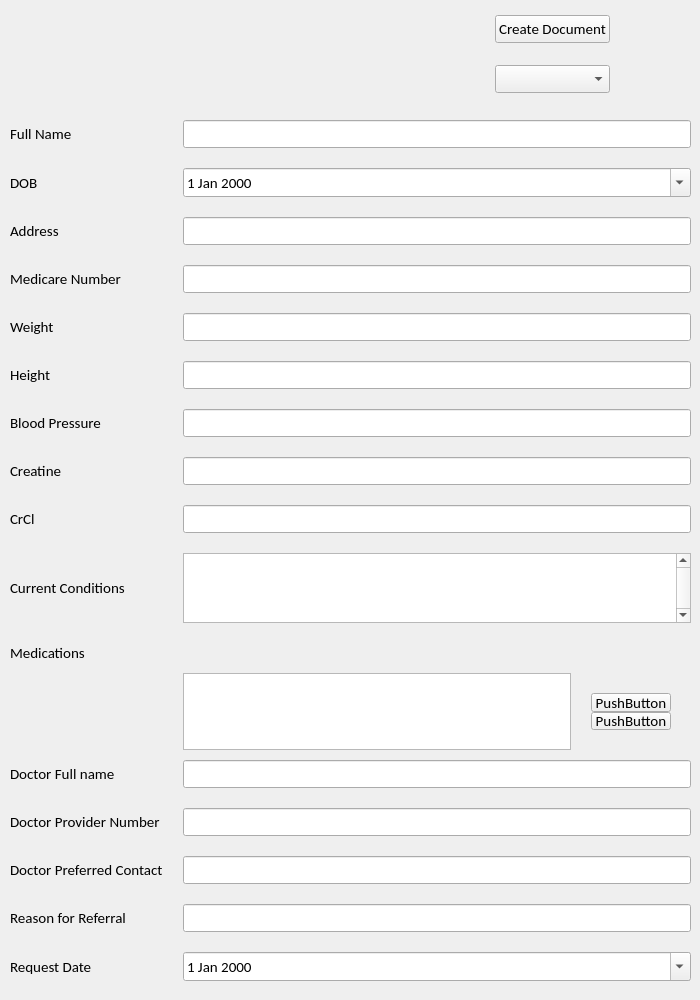
<?xml version="1.0" encoding="UTF-8"?>
<ui version="4.0">
 <class>MainWindow</class>
 <widget class="QMainWindow" name="MainWindow">
  <property name="windowModality">
   <enum>Qt::WindowModal</enum>
  </property>
  <property name="geometry">
   <rect>
    <x>0</x>
    <y>0</y>
    <width>700</width>
    <height>1000</height>
   </rect>
  </property>
  <property name="sizePolicy">
   <sizepolicy hsizetype="Fixed" vsizetype="Fixed">
    <horstretch>0</horstretch>
    <verstretch>0</verstretch>
   </sizepolicy>
  </property>
  <property name="minimumSize">
   <size>
    <width>700</width>
    <height>1000</height>
   </size>
  </property>
  <property name="maximumSize">
   <size>
    <width>700</width>
    <height>1000</height>
   </size>
  </property>
  <property name="font">
   <font>
    <family>Calibri</family>
    <pointsize>11</pointsize>
   </font>
  </property>
  <property name="windowTitle">
   <string>MainWindow</string>
  </property>
  <property name="toolButtonStyle">
   <enum>Qt::ToolButtonTextBesideIcon</enum>
  </property>
  <property name="documentMode">
   <bool>true</bool>
  </property>
  <property name="tabShape">
   <enum>QTabWidget::Rounded</enum>
  </property>
  <widget class="QWidget" name="centralwidget">
   <property name="enabled">
    <bool>true</bool>
   </property>
   <property name="sizePolicy">
    <sizepolicy hsizetype="Fixed" vsizetype="Fixed">
     <horstretch>0</horstretch>
     <verstretch>0</verstretch>
    </sizepolicy>
   </property>
   <property name="maximumSize">
    <size>
     <width>1000</width>
     <height>1000</height>
    </size>
   </property>
   <property name="focusPolicy">
    <enum>Qt::ClickFocus</enum>
   </property>
   <property name="contextMenuPolicy">
    <enum>Qt::NoContextMenu</enum>
   </property>
   <property name="layoutDirection">
    <enum>Qt::LeftToRight</enum>
   </property>
   <property name="autoFillBackground">
    <bool>false</bool>
   </property>
   <widget class="QWidget" name="gridLayoutWidget">
    <property name="geometry">
     <rect>
      <x>480</x>
      <y>0</y>
      <width>221</width>
      <height>101</height>
     </rect>
    </property>
    <layout class="QVBoxLayout" name="verticalLayout">
     <property name="spacing">
      <number>22</number>
     </property>
     <property name="sizeConstraint">
      <enum>QLayout::SetFixedSize</enum>
     </property>
     <property name="leftMargin">
      <number>15</number>
     </property>
     <property name="topMargin">
      <number>15</number>
     </property>
     <property name="rightMargin">
      <number>15</number>
     </property>
     <property name="bottomMargin">
      <number>15</number>
     </property>
     <item>
      <widget class="QPushButton" name="CreateDoc">
       <property name="text">
        <string>Create Document</string>
       </property>
      </widget>
     </item>
     <item>
      <widget class="QComboBox" name="comboBox"/>
     </item>
    </layout>
   </widget>
   <widget class="QWidget" name="gridLayoutWidget_2">
    <property name="geometry">
     <rect>
      <x>0</x>
      <y>100</y>
      <width>701</width>
      <height>901</height>
     </rect>
    </property>
    <layout class="QGridLayout" name="gridLayout">
     <property name="sizeConstraint">
      <enum>QLayout::SetDefaultConstraint</enum>
     </property>
     <property name="leftMargin">
      <number>10</number>
     </property>
     <property name="topMargin">
      <number>10</number>
     </property>
     <property name="rightMargin">
      <number>10</number>
     </property>
     <property name="bottomMargin">
      <number>10</number>
     </property>
     <property name="horizontalSpacing">
      <number>20</number>
     </property>
     <property name="verticalSpacing">
      <number>10</number>
     </property>
     <item row="23" column="0">
      <widget class="QLabel" name="doctorFullNameLabel">
       <property name="sizePolicy">
        <sizepolicy hsizetype="Preferred" vsizetype="Expanding">
         <horstretch>0</horstretch>
         <verstretch>0</verstretch>
        </sizepolicy>
       </property>
       <property name="text">
        <string>Doctor Full name</string>
       </property>
       <property name="buddy">
        <cstring>doctorFullNameLineEdit</cstring>
       </property>
      </widget>
     </item>
     <item row="25" column="0">
      <widget class="QLabel" name="doctorProviderNumberLabel">
       <property name="sizePolicy">
        <sizepolicy hsizetype="Preferred" vsizetype="Expanding">
         <horstretch>0</horstretch>
         <verstretch>0</verstretch>
        </sizepolicy>
       </property>
       <property name="text">
        <string>Doctor Provider Number</string>
       </property>
       <property name="buddy">
        <cstring>doctorProviderNumberLineEdit</cstring>
       </property>
      </widget>
     </item>
     <item row="28" column="0" colspan="2">
      <widget class="Line" name="line14">
       <property name="sizePolicy">
        <sizepolicy hsizetype="Expanding" vsizetype="Expanding">
         <horstretch>0</horstretch>
         <verstretch>0</verstretch>
        </sizepolicy>
       </property>
       <property name="layoutDirection">
        <enum>Qt::LeftToRight</enum>
       </property>
       <property name="orientation">
        <enum>Qt::Horizontal</enum>
       </property>
      </widget>
     </item>
     <item row="20" column="0" colspan="2">
      <widget class="Line" name="line11">
       <property name="sizePolicy">
        <sizepolicy hsizetype="Expanding" vsizetype="Expanding">
         <horstretch>0</horstretch>
         <verstretch>0</verstretch>
        </sizepolicy>
       </property>
       <property name="layoutDirection">
        <enum>Qt::LeftToRight</enum>
       </property>
       <property name="orientation">
        <enum>Qt::Horizontal</enum>
       </property>
      </widget>
     </item>
     <item row="11" column="1">
      <widget class="QLineEdit" name="heightLineEdit">
       <property name="sizePolicy">
        <sizepolicy hsizetype="Expanding" vsizetype="Expanding">
         <horstretch>0</horstretch>
         <verstretch>0</verstretch>
        </sizepolicy>
       </property>
      </widget>
     </item>
     <item row="12" column="0" colspan="2">
      <widget class="Line" name="line7">
       <property name="sizePolicy">
        <sizepolicy hsizetype="Expanding" vsizetype="Expanding">
         <horstretch>0</horstretch>
         <verstretch>0</verstretch>
        </sizepolicy>
       </property>
       <property name="layoutDirection">
        <enum>Qt::LeftToRight</enum>
       </property>
       <property name="orientation">
        <enum>Qt::Horizontal</enum>
       </property>
      </widget>
     </item>
     <item row="4" column="0" colspan="2">
      <widget class="Line" name="line3">
       <property name="sizePolicy">
        <sizepolicy hsizetype="Expanding" vsizetype="Expanding">
         <horstretch>0</horstretch>
         <verstretch>0</verstretch>
        </sizepolicy>
       </property>
       <property name="layoutDirection">
        <enum>Qt::LeftToRight</enum>
       </property>
       <property name="orientation">
        <enum>Qt::Horizontal</enum>
       </property>
      </widget>
     </item>
     <item row="2" column="0" colspan="2">
      <widget class="Line" name="line2">
       <property name="sizePolicy">
        <sizepolicy hsizetype="Expanding" vsizetype="Expanding">
         <horstretch>0</horstretch>
         <verstretch>0</verstretch>
        </sizepolicy>
       </property>
       <property name="layoutDirection">
        <enum>Qt::LeftToRight</enum>
       </property>
       <property name="orientation">
        <enum>Qt::Horizontal</enum>
       </property>
      </widget>
     </item>
     <item row="5" column="1">
      <widget class="QLineEdit" name="addressLineEdit">
       <property name="sizePolicy">
        <sizepolicy hsizetype="Expanding" vsizetype="Expanding">
         <horstretch>0</horstretch>
         <verstretch>0</verstretch>
        </sizepolicy>
       </property>
      </widget>
     </item>
     <item row="3" column="0">
      <widget class="QLabel" name="dOBLabel">
       <property name="sizePolicy">
        <sizepolicy hsizetype="Preferred" vsizetype="Expanding">
         <horstretch>0</horstretch>
         <verstretch>0</verstretch>
        </sizepolicy>
       </property>
       <property name="text">
        <string>DOB</string>
       </property>
       <property name="buddy">
        <cstring>dOBDateEdit</cstring>
       </property>
      </widget>
     </item>
     <item row="19" column="1">
      <widget class="QTextEdit" name="currentConditionsTextEdit">
       <property name="sizePolicy">
        <sizepolicy hsizetype="Expanding" vsizetype="Expanding">
         <horstretch>0</horstretch>
         <verstretch>0</verstretch>
        </sizepolicy>
       </property>
       <property name="maximumSize">
        <size>
         <width>16777215</width>
         <height>125</height>
        </size>
       </property>
       <property name="verticalScrollBarPolicy">
        <enum>Qt::ScrollBarAlwaysOn</enum>
       </property>
       <property name="horizontalScrollBarPolicy">
        <enum>Qt::ScrollBarAsNeeded</enum>
       </property>
       <property name="sizeAdjustPolicy">
        <enum>QAbstractScrollArea::AdjustIgnored</enum>
       </property>
       <property name="tabChangesFocus">
        <bool>true</bool>
       </property>
       <property name="lineWrapMode">
        <enum>QTextEdit::NoWrap</enum>
       </property>
      </widget>
     </item>
     <item row="27" column="1">
      <widget class="QLineEdit" name="doctorPreferredContactLineEdit">
       <property name="sizePolicy">
        <sizepolicy hsizetype="Expanding" vsizetype="Expanding">
         <horstretch>0</horstretch>
         <verstretch>0</verstretch>
        </sizepolicy>
       </property>
      </widget>
     </item>
     <item row="31" column="0">
      <widget class="QLabel" name="requestDateLabel">
       <property name="sizePolicy">
        <sizepolicy hsizetype="Preferred" vsizetype="Expanding">
         <horstretch>0</horstretch>
         <verstretch>0</verstretch>
        </sizepolicy>
       </property>
       <property name="text">
        <string>Request Date</string>
       </property>
       <property name="buddy">
        <cstring>requestDateDateEdit</cstring>
       </property>
      </widget>
     </item>
     <item row="5" column="0">
      <widget class="QLabel" name="addressLabel">
       <property name="sizePolicy">
        <sizepolicy hsizetype="Preferred" vsizetype="Expanding">
         <horstretch>0</horstretch>
         <verstretch>0</verstretch>
        </sizepolicy>
       </property>
       <property name="text">
        <string>Address</string>
       </property>
       <property name="buddy">
        <cstring>addressLineEdit</cstring>
       </property>
      </widget>
     </item>
     <item row="1" column="1">
      <widget class="QLineEdit" name="fullNameLineEdit">
       <property name="sizePolicy">
        <sizepolicy hsizetype="Expanding" vsizetype="Expanding">
         <horstretch>0</horstretch>
         <verstretch>0</verstretch>
        </sizepolicy>
       </property>
      </widget>
     </item>
     <item row="29" column="1">
      <widget class="QLineEdit" name="reasonForReferralLineEdit">
       <property name="sizePolicy">
        <sizepolicy hsizetype="Expanding" vsizetype="Expanding">
         <horstretch>0</horstretch>
         <verstretch>0</verstretch>
        </sizepolicy>
       </property>
      </widget>
     </item>
     <item row="15" column="1">
      <widget class="QLineEdit" name="creatineLineEdit">
       <property name="sizePolicy">
        <sizepolicy hsizetype="Expanding" vsizetype="Expanding">
         <horstretch>0</horstretch>
         <verstretch>0</verstretch>
        </sizepolicy>
       </property>
      </widget>
     </item>
     <item row="23" column="1">
      <widget class="QLineEdit" name="doctorFullNameLineEdit">
       <property name="sizePolicy">
        <sizepolicy hsizetype="Expanding" vsizetype="Expanding">
         <horstretch>0</horstretch>
         <verstretch>0</verstretch>
        </sizepolicy>
       </property>
      </widget>
     </item>
     <item row="10" column="0" colspan="2">
      <widget class="Line" name="line6">
       <property name="sizePolicy">
        <sizepolicy hsizetype="Expanding" vsizetype="Expanding">
         <horstretch>0</horstretch>
         <verstretch>0</verstretch>
        </sizepolicy>
       </property>
       <property name="layoutDirection">
        <enum>Qt::LeftToRight</enum>
       </property>
       <property name="orientation">
        <enum>Qt::Horizontal</enum>
       </property>
      </widget>
     </item>
     <item row="13" column="1">
      <widget class="QLineEdit" name="bloodPressureLineEdit">
       <property name="sizePolicy">
        <sizepolicy hsizetype="Expanding" vsizetype="Expanding">
         <horstretch>0</horstretch>
         <verstretch>0</verstretch>
        </sizepolicy>
       </property>
      </widget>
     </item>
     <item row="18" column="0" colspan="2">
      <widget class="Line" name="line10">
       <property name="sizePolicy">
        <sizepolicy hsizetype="Expanding" vsizetype="Expanding">
         <horstretch>0</horstretch>
         <verstretch>0</verstretch>
        </sizepolicy>
       </property>
       <property name="layoutDirection">
        <enum>Qt::LeftToRight</enum>
       </property>
       <property name="orientation">
        <enum>Qt::Horizontal</enum>
       </property>
      </widget>
     </item>
     <item row="19" column="0">
      <widget class="QLabel" name="currentConditionsLabel">
       <property name="sizePolicy">
        <sizepolicy hsizetype="Preferred" vsizetype="Expanding">
         <horstretch>0</horstretch>
         <verstretch>0</verstretch>
        </sizepolicy>
       </property>
       <property name="text">
        <string>Current Conditions</string>
       </property>
       <property name="buddy">
        <cstring>currentConditionsTextEdit</cstring>
       </property>
      </widget>
     </item>
     <item row="16" column="0" colspan="2">
      <widget class="Line" name="line9">
       <property name="sizePolicy">
        <sizepolicy hsizetype="Expanding" vsizetype="Expanding">
         <horstretch>0</horstretch>
         <verstretch>0</verstretch>
        </sizepolicy>
       </property>
       <property name="layoutDirection">
        <enum>Qt::LeftToRight</enum>
       </property>
       <property name="orientation">
        <enum>Qt::Horizontal</enum>
       </property>
      </widget>
     </item>
     <item row="26" column="0" colspan="2">
      <widget class="Line" name="line13">
       <property name="sizePolicy">
        <sizepolicy hsizetype="Expanding" vsizetype="Expanding">
         <horstretch>0</horstretch>
         <verstretch>0</verstretch>
        </sizepolicy>
       </property>
       <property name="layoutDirection">
        <enum>Qt::LeftToRight</enum>
       </property>
       <property name="orientation">
        <enum>Qt::Horizontal</enum>
       </property>
      </widget>
     </item>
     <item row="11" column="0">
      <widget class="QLabel" name="heightLabel">
       <property name="sizePolicy">
        <sizepolicy hsizetype="Preferred" vsizetype="Expanding">
         <horstretch>0</horstretch>
         <verstretch>0</verstretch>
        </sizepolicy>
       </property>
       <property name="text">
        <string>Height</string>
       </property>
       <property name="buddy">
        <cstring>heightLineEdit</cstring>
       </property>
      </widget>
     </item>
     <item row="6" column="0" colspan="2">
      <widget class="Line" name="line4">
       <property name="sizePolicy">
        <sizepolicy hsizetype="Expanding" vsizetype="Expanding">
         <horstretch>0</horstretch>
         <verstretch>0</verstretch>
        </sizepolicy>
       </property>
       <property name="layoutDirection">
        <enum>Qt::LeftToRight</enum>
       </property>
       <property name="orientation">
        <enum>Qt::Horizontal</enum>
       </property>
      </widget>
     </item>
     <item row="17" column="0">
      <widget class="QLabel" name="crClLabel">
       <property name="sizePolicy">
        <sizepolicy hsizetype="Preferred" vsizetype="Expanding">
         <horstretch>0</horstretch>
         <verstretch>0</verstretch>
        </sizepolicy>
       </property>
       <property name="text">
        <string>CrCl</string>
       </property>
       <property name="buddy">
        <cstring>crClLineEdit</cstring>
       </property>
      </widget>
     </item>
     <item row="7" column="0">
      <widget class="QLabel" name="medicareNumberLabel">
       <property name="sizePolicy">
        <sizepolicy hsizetype="Preferred" vsizetype="Expanding">
         <horstretch>0</horstretch>
         <verstretch>0</verstretch>
        </sizepolicy>
       </property>
       <property name="text">
        <string>Medicare Number</string>
       </property>
       <property name="buddy">
        <cstring>medicareNumberLineEdit</cstring>
       </property>
      </widget>
     </item>
     <item row="0" column="0" colspan="2">
      <widget class="Line" name="line1">
       <property name="sizePolicy">
        <sizepolicy hsizetype="Expanding" vsizetype="Expanding">
         <horstretch>0</horstretch>
         <verstretch>0</verstretch>
        </sizepolicy>
       </property>
       <property name="layoutDirection">
        <enum>Qt::LeftToRight</enum>
       </property>
       <property name="orientation">
        <enum>Qt::Horizontal</enum>
       </property>
      </widget>
     </item>
     <item row="9" column="1">
      <widget class="QLineEdit" name="weightLineEdit">
       <property name="sizePolicy">
        <sizepolicy hsizetype="Expanding" vsizetype="Expanding">
         <horstretch>0</horstretch>
         <verstretch>0</verstretch>
        </sizepolicy>
       </property>
      </widget>
     </item>
     <item row="25" column="1">
      <widget class="QLineEdit" name="doctorProviderNumberLineEdit">
       <property name="sizePolicy">
        <sizepolicy hsizetype="Expanding" vsizetype="Expanding">
         <horstretch>0</horstretch>
         <verstretch>0</verstretch>
        </sizepolicy>
       </property>
      </widget>
     </item>
     <item row="29" column="0">
      <widget class="QLabel" name="reasonForReferralLabel">
       <property name="sizePolicy">
        <sizepolicy hsizetype="Preferred" vsizetype="Expanding">
         <horstretch>0</horstretch>
         <verstretch>0</verstretch>
        </sizepolicy>
       </property>
       <property name="text">
        <string>Reason for Referral</string>
       </property>
       <property name="buddy">
        <cstring>reasonForReferralLineEdit</cstring>
       </property>
      </widget>
     </item>
     <item row="31" column="1">
      <widget class="QDateEdit" name="requestDateDateEdit">
       <property name="sizePolicy">
        <sizepolicy hsizetype="Expanding" vsizetype="Expanding">
         <horstretch>0</horstretch>
         <verstretch>0</verstretch>
        </sizepolicy>
       </property>
       <property name="calendarPopup">
        <bool>true</bool>
       </property>
      </widget>
     </item>
     <item row="3" column="1">
      <widget class="QDateEdit" name="dOBDateEdit">
       <property name="sizePolicy">
        <sizepolicy hsizetype="Expanding" vsizetype="Expanding">
         <horstretch>0</horstretch>
         <verstretch>0</verstretch>
        </sizepolicy>
       </property>
       <property name="wrapping">
        <bool>false</bool>
       </property>
       <property name="buttonSymbols">
        <enum>QAbstractSpinBox::UpDownArrows</enum>
       </property>
       <property name="showGroupSeparator" stdset="0">
        <bool>false</bool>
       </property>
       <property name="calendarPopup">
        <bool>true</bool>
       </property>
      </widget>
     </item>
     <item row="17" column="1">
      <widget class="QLineEdit" name="crClLineEdit">
       <property name="sizePolicy">
        <sizepolicy hsizetype="Expanding" vsizetype="Expanding">
         <horstretch>0</horstretch>
         <verstretch>0</verstretch>
        </sizepolicy>
       </property>
      </widget>
     </item>
     <item row="27" column="0">
      <widget class="QLabel" name="doctorPreferredContactLabel">
       <property name="sizePolicy">
        <sizepolicy hsizetype="Preferred" vsizetype="Expanding">
         <horstretch>0</horstretch>
         <verstretch>0</verstretch>
        </sizepolicy>
       </property>
       <property name="text">
        <string>Doctor Preferred Contact</string>
       </property>
       <property name="buddy">
        <cstring>doctorPreferredContactLineEdit</cstring>
       </property>
      </widget>
     </item>
     <item row="9" column="0">
      <widget class="QLabel" name="weightLabel">
       <property name="sizePolicy">
        <sizepolicy hsizetype="Preferred" vsizetype="Expanding">
         <horstretch>0</horstretch>
         <verstretch>0</verstretch>
        </sizepolicy>
       </property>
       <property name="text">
        <string>Weight</string>
       </property>
       <property name="buddy">
        <cstring>weightLineEdit</cstring>
       </property>
      </widget>
     </item>
     <item row="1" column="0">
      <widget class="QLabel" name="fullNameLabel">
       <property name="sizePolicy">
        <sizepolicy hsizetype="Preferred" vsizetype="Expanding">
         <horstretch>0</horstretch>
         <verstretch>0</verstretch>
        </sizepolicy>
       </property>
       <property name="text">
        <string>Full Name</string>
       </property>
       <property name="buddy">
        <cstring>fullNameLineEdit</cstring>
       </property>
      </widget>
     </item>
     <item row="8" column="0" colspan="2">
      <widget class="Line" name="line5">
       <property name="sizePolicy">
        <sizepolicy hsizetype="Expanding" vsizetype="Expanding">
         <horstretch>0</horstretch>
         <verstretch>0</verstretch>
        </sizepolicy>
       </property>
       <property name="layoutDirection">
        <enum>Qt::LeftToRight</enum>
       </property>
       <property name="orientation">
        <enum>Qt::Horizontal</enum>
       </property>
      </widget>
     </item>
     <item row="14" column="0" colspan="2">
      <widget class="Line" name="line8">
       <property name="sizePolicy">
        <sizepolicy hsizetype="Expanding" vsizetype="Expanding">
         <horstretch>0</horstretch>
         <verstretch>0</verstretch>
        </sizepolicy>
       </property>
       <property name="layoutDirection">
        <enum>Qt::LeftToRight</enum>
       </property>
       <property name="orientation">
        <enum>Qt::Horizontal</enum>
       </property>
      </widget>
     </item>
     <item row="32" column="0" colspan="2">
      <widget class="Line" name="line16">
       <property name="sizePolicy">
        <sizepolicy hsizetype="Expanding" vsizetype="Expanding">
         <horstretch>0</horstretch>
         <verstretch>0</verstretch>
        </sizepolicy>
       </property>
       <property name="layoutDirection">
        <enum>Qt::LeftToRight</enum>
       </property>
       <property name="orientation">
        <enum>Qt::Horizontal</enum>
       </property>
      </widget>
     </item>
     <item row="7" column="1">
      <widget class="QLineEdit" name="medicareNumberLineEdit">
       <property name="sizePolicy">
        <sizepolicy hsizetype="Expanding" vsizetype="Expanding">
         <horstretch>0</horstretch>
         <verstretch>0</verstretch>
        </sizepolicy>
       </property>
      </widget>
     </item>
     <item row="15" column="0">
      <widget class="QLabel" name="creatineLabel">
       <property name="sizePolicy">
        <sizepolicy hsizetype="Preferred" vsizetype="Expanding">
         <horstretch>0</horstretch>
         <verstretch>0</verstretch>
        </sizepolicy>
       </property>
       <property name="text">
        <string>Creatine</string>
       </property>
       <property name="buddy">
        <cstring>creatineLineEdit</cstring>
       </property>
      </widget>
     </item>
     <item row="24" column="0" colspan="2">
      <widget class="Line" name="line12">
       <property name="sizePolicy">
        <sizepolicy hsizetype="Expanding" vsizetype="Expanding">
         <horstretch>0</horstretch>
         <verstretch>0</verstretch>
        </sizepolicy>
       </property>
       <property name="layoutDirection">
        <enum>Qt::LeftToRight</enum>
       </property>
       <property name="orientation">
        <enum>Qt::Horizontal</enum>
       </property>
      </widget>
     </item>
     <item row="30" column="0" colspan="2">
      <widget class="Line" name="line15">
       <property name="sizePolicy">
        <sizepolicy hsizetype="Expanding" vsizetype="Expanding">
         <horstretch>0</horstretch>
         <verstretch>0</verstretch>
        </sizepolicy>
       </property>
       <property name="layoutDirection">
        <enum>Qt::LeftToRight</enum>
       </property>
       <property name="orientation">
        <enum>Qt::Horizontal</enum>
       </property>
      </widget>
     </item>
     <item row="13" column="0">
      <widget class="QLabel" name="bloodPressureLabel">
       <property name="sizePolicy">
        <sizepolicy hsizetype="Preferred" vsizetype="Expanding">
         <horstretch>0</horstretch>
         <verstretch>0</verstretch>
        </sizepolicy>
       </property>
       <property name="text">
        <string>Blood Pressure</string>
       </property>
       <property name="buddy">
        <cstring>bloodPressureLineEdit</cstring>
       </property>
      </widget>
     </item>
     <item row="21" column="0">
      <widget class="QLabel" name="medicationsLabel">
       <property name="sizePolicy">
        <sizepolicy hsizetype="Preferred" vsizetype="Expanding">
         <horstretch>0</horstretch>
         <verstretch>0</verstretch>
        </sizepolicy>
       </property>
       <property name="text">
        <string>Medications</string>
       </property>
       <property name="buddy">
        <cstring>currentConditionsTextEdit</cstring>
       </property>
      </widget>
     </item>
     <item row="22" column="1">
      <layout class="QHBoxLayout" name="horizontalLayout">
       <item>
        <widget class="QTableView" name="tableView"/>
       </item>
       <item>
        <layout class="QVBoxLayout" name="verticalLayout_3">
         <property name="leftMargin">
          <number>20</number>
         </property>
         <property name="topMargin">
          <number>20</number>
         </property>
         <property name="rightMargin">
          <number>20</number>
         </property>
         <property name="bottomMargin">
          <number>20</number>
         </property>
         <item>
          <widget class="QPushButton" name="addRowPushButton">
           <property name="text">
            <string>PushButton</string>
           </property>
          </widget>
         </item>
         <item>
          <widget class="QPushButton" name="removeRowPushButton">
           <property name="text">
            <string>PushButton</string>
           </property>
          </widget>
         </item>
        </layout>
       </item>
      </layout>
     </item>
    </layout>
   </widget>
  </widget>
 </widget>
 <tabstops>
  <tabstop>fullNameLineEdit</tabstop>
  <tabstop>dOBDateEdit</tabstop>
  <tabstop>addressLineEdit</tabstop>
  <tabstop>medicareNumberLineEdit</tabstop>
  <tabstop>weightLineEdit</tabstop>
  <tabstop>heightLineEdit</tabstop>
  <tabstop>bloodPressureLineEdit</tabstop>
  <tabstop>creatineLineEdit</tabstop>
  <tabstop>crClLineEdit</tabstop>
  <tabstop>currentConditionsTextEdit</tabstop>
  <tabstop>doctorFullNameLineEdit</tabstop>
  <tabstop>doctorProviderNumberLineEdit</tabstop>
  <tabstop>doctorPreferredContactLineEdit</tabstop>
  <tabstop>reasonForReferralLineEdit</tabstop>
  <tabstop>requestDateDateEdit</tabstop>
  <tabstop>comboBox</tabstop>
  <tabstop>CreateDoc</tabstop>
 </tabstops>
 <resources/>
 <connections/>
 <designerdata>
  <property name="gridDeltaX">
   <number>10</number>
  </property>
  <property name="gridDeltaY">
   <number>10</number>
  </property>
  <property name="gridSnapX">
   <bool>true</bool>
  </property>
  <property name="gridSnapY">
   <bool>true</bool>
  </property>
  <property name="gridVisible">
   <bool>true</bool>
  </property>
 </designerdata>
</ui>
